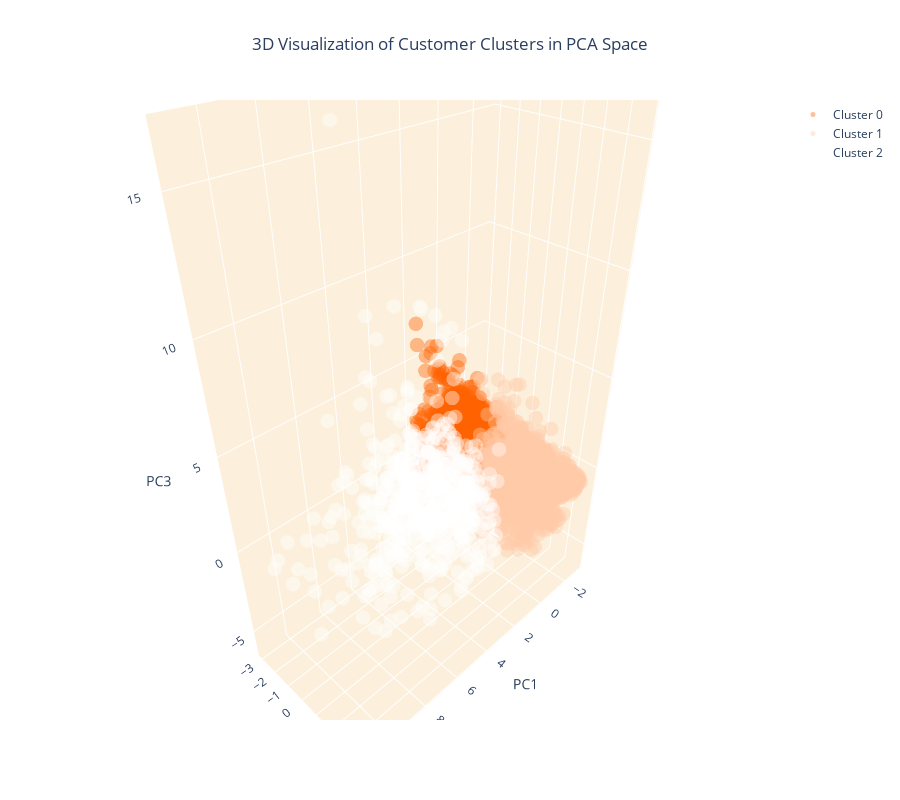

The code cell stored with this chart in its notebook:
### Markdown cell above
<div style="border-radius:10px; padding: 15px; background-color: #ffeacc; font-size:120%; text-align:left">

In this part, we are going to choose the __top 3 PCs__ (which capture the most variance in the data) and use them to create a __3D visualization__. This will allow us to visually inspect the quality of separation and cohesion of clusters to some extent:

### Code cell
# Create separate data frames for each cluster
cluster_0 = customer_data_pca[customer_data_pca['cluster'] == 0]
cluster_1 = customer_data_pca[customer_data_pca['cluster'] == 1]
cluster_2 = customer_data_pca[customer_data_pca['cluster'] == 2]

# Create a 3D scatter plot
fig = go.Figure()

# Add data points for each cluster separately and specify the color
fig.add_trace(go.Scatter3d(x=cluster_0['PC1'], y=cluster_0['PC2'], z=cluster_0['PC3'],
                           mode='markers', marker=dict(color=colors[0], size=5, opacity=0.4), name='Cluster 0'))
fig.add_trace(go.Scatter3d(x=cluster_1['PC1'], y=cluster_1['PC2'], z=cluster_1['PC3'],
                           mode='markers', marker=dict(color=colors[1], size=5, opacity=0.4), name='Cluster 1'))
fig.add_trace(go.Scatter3d(x=cluster_2['PC1'], y=cluster_2['PC2'], z=cluster_2['PC3'],
                           mode='markers', marker=dict(color=colors[2], size=5, opacity=0.4), name='Cluster 2'))

# Set the title and layout details
fig.update_layout(
    title=dict(text='3D Visualization of Customer Clusters in PCA Space', x=0.5),
    scene=dict(
        xaxis=dict(backgroundcolor="#fcf0dc", gridcolor='white', title='PC1'),
        yaxis=dict(backgroundcolor="#fcf0dc", gridcolor='white', title='PC2'),
        zaxis=dict(backgroundcolor="#fcf0dc", gridcolor='white', title='PC3'),
    ),
    width=900,
    height=800
)

# Show the plot
fig.show()

### Figure 1 — Plotly figure (JSON) as saved in the notebook; plotly's stock layout.template omitted (floating-point values rounded to 4 significant figures; data arrays with more than 128 entries replaced by an {"elided": "..."} marker saying what was removed)
{"data": [{"marker": {"color": "#ff6200", "opacity": 0.4, "size": 5}, "mode": "markers", "name": "Cluster 0", "x": {"elided": "1726 float values"}, "y": {"elided": "1726 float values"}, "z": {"elided": "1726 float values"}, "type": "scatter3d"}, {"marker": {"color": "#ffcaa8", "opacity": 0.4, "size": 5}, "mode": "markers", "name": "Cluster 1", "x": {"elided": "1697 float values"}, "y": {"elided": "1697 float values"}, "z": {"elided": "1697 float values"}, "type": "scatter3d"}, {"marker": {"color": "white", "opacity": 0.4, "size": 5}, "mode": "markers", "name": "Cluster 2", "x": {"elided": "720 float values"}, "y": {"elided": "720 float values"}, "z": {"elided": "720 float values"}, "type": "scatter3d"}], "layout": {"title": {"text": "3D Visualization of Customer Clusters in PCA Space", "x": 0.5}, "scene": {"xaxis": {"backgroundcolor": "#fcf0dc", "gridcolor": "white", "title": {"text": "PC1"}}, "yaxis": {"backgroundcolor": "#fcf0dc", "gridcolor": "white", "title": {"text": "PC2"}}, "zaxis": {"backgroundcolor": "#fcf0dc", "gridcolor": "white", "title": {"text": "PC3"}}}, "width": 900, "height": 800}}
